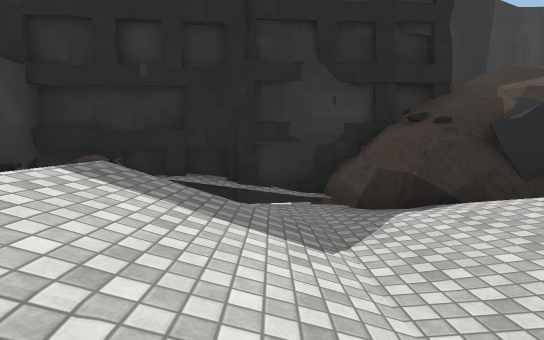
[1] (above)

16 first-person views from a walk through a scene from a Unity 3-D project. The camera is 1.3 m above the floor, tilts 2° down and sees 80° across. The floor is counted in squares, 2 m on a side. Each view is taken from the middle of a square. On the plan, view 1 faces up. The plan holds only what a view shows up to about 10 squares ahead; the rest is blank. The place goes on beyond the plan. Some surface patterns are stand-ins.

[2]
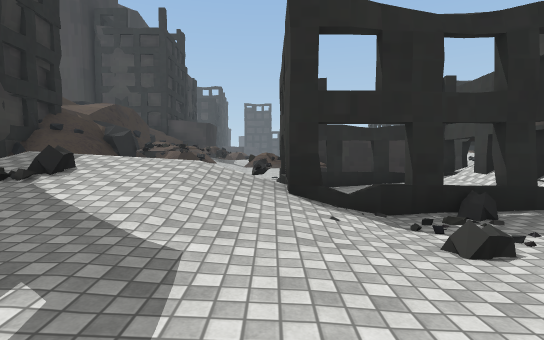

[3]
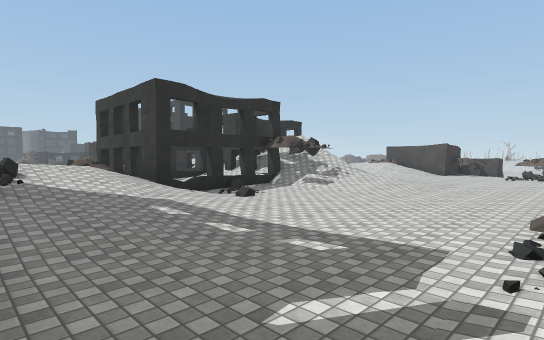

[4]
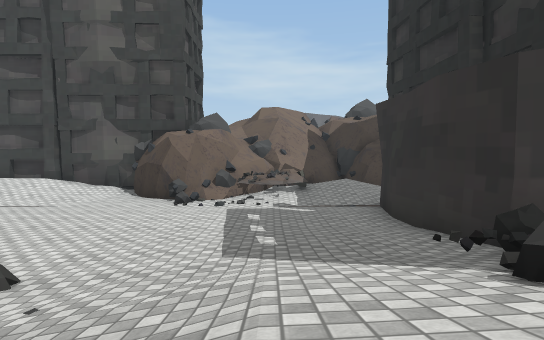

[5]
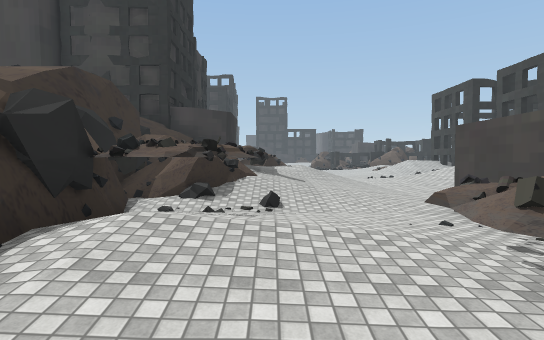

[6]
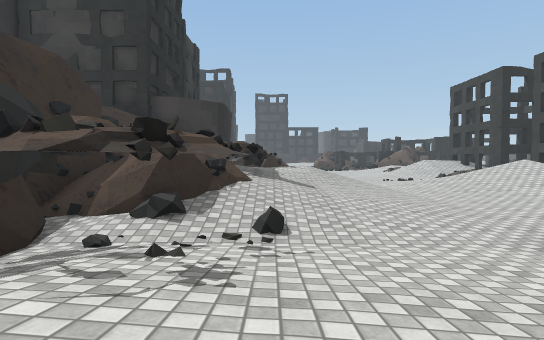

[7]
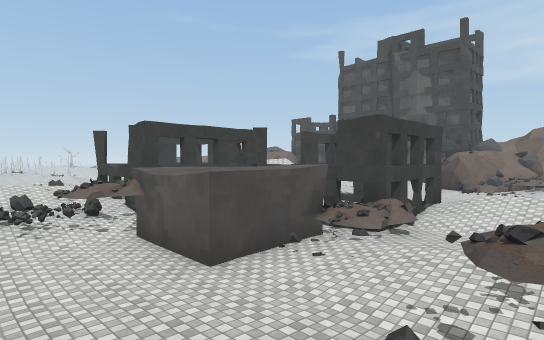

[8]
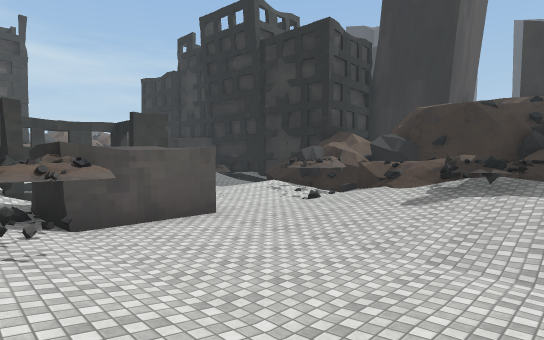

[9]
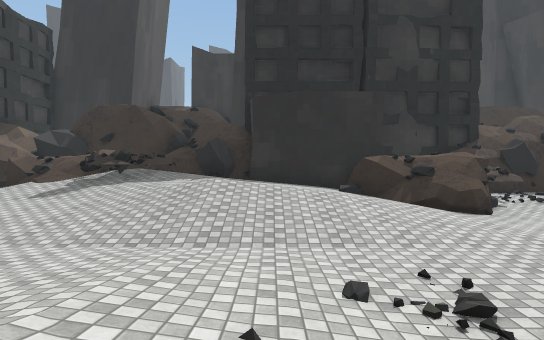

[10]
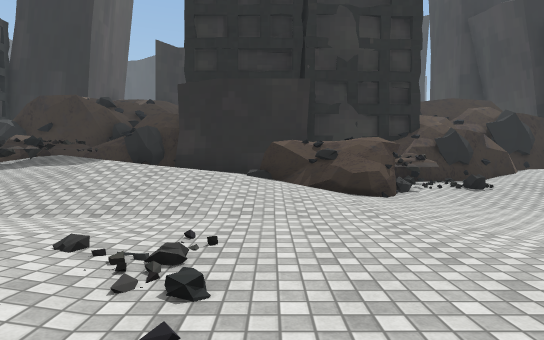

[11]
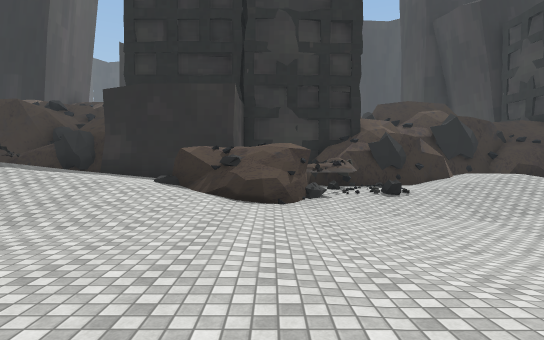

[12]
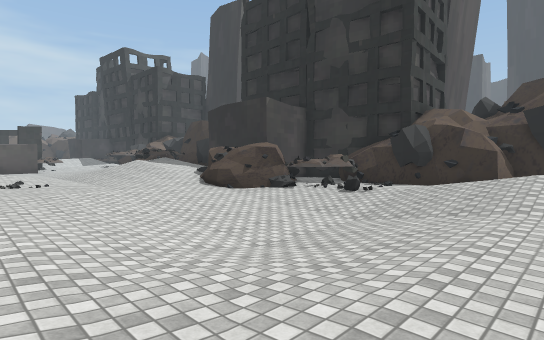

[13]
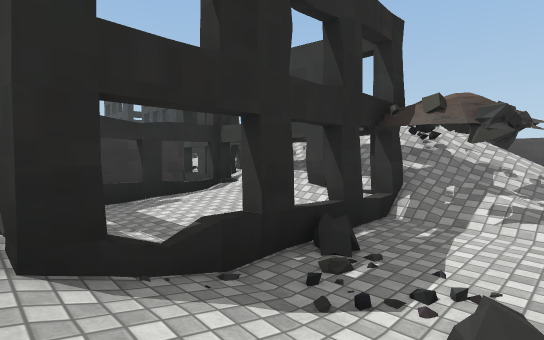

[14]
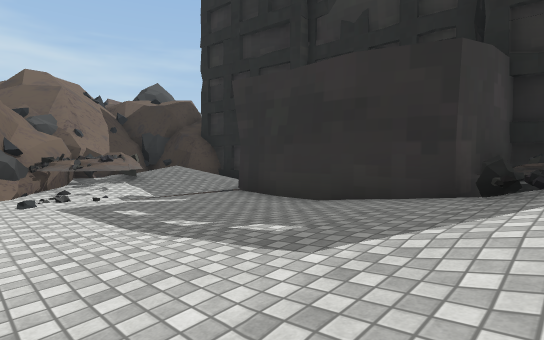

[15]
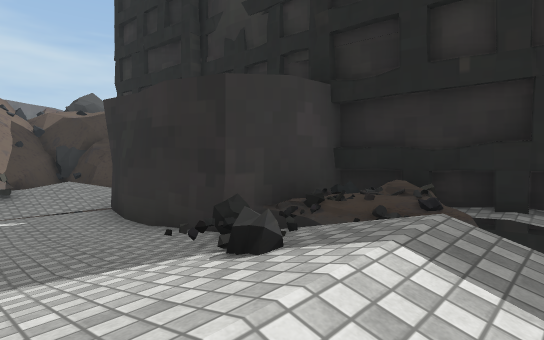

[16]
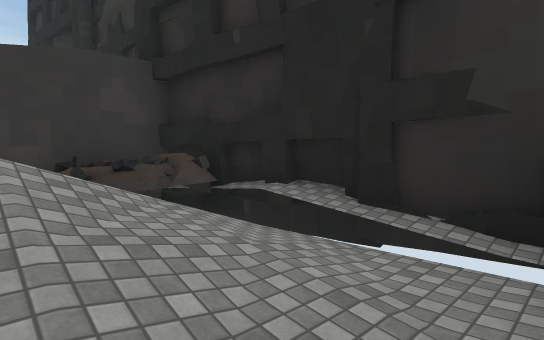

### Floor plan
Key: @ floor where view 1 was taken; # wall or solid block; . main floor; : floor 0.25 m higher than the main floor; - floor 0.25 m lower than the main floor; + floor 0.5 m higher than the main floor; _ floor 0.5 m lower than the main floor; * floor 0.75 m higher than the main floor; < floor 0.75 m lower than the main floor; % floor 1 m higher than the main floor; & floor 1.25 m higher than the main floor; / step, stairs or slope; ^ raised ledge; v drop or lower ground; H house; O other object.
Columns run from 11 left of view 1 to 24 right of it. Each row starts with its distance up from view 1.
  6  HH    HH#HH##    ####           ##
  5 HH     ##O:.########v#       #####*
  4 *+:##### //::^#OO#//v######  OO..:*
  3 **:...:O/&/+:+*OOO//#O/%**# #OOO.//
  2 /O:...:+*&/+:++:O:**O/%&%*###/---//
  1 #OO...::*//+::+:.::++/%&%*+//-_<<_-.
  0 ##O....:+HH@HHO...::::+**+:.--_<<_-.
 -1  #O......H:/HHOOO.....::::..--_<<_-.
 -2 ##.......H.:HHOOO.....::.....--__--.
 -3 #........H:::.OOO....::+:.....----..
 -4 /......:OHHHHHOOO.O::://+O..://:..:.
 -5 H+:...:/O///HHHHHOO++//// . /

Positions as (right, up) in squares from view 1, and headings:
1: (0, 0), facing up
2: (-6, 0), facing right
3: (-9, 3), facing down-right
4: (-1, 1), facing left
5: (0, 2), facing right
6: (2, 2), facing right
7: (8, 3), facing down-left
8: (11, -5), facing up-left
9: (13, -5), facing up
10: (15, -5), facing up
11: (17, -5), facing up
12: (24, -4), facing up-left
13: (-4, 0), facing down-right
14: (-3, -1), facing up-left
15: (-1, 1), facing up-left
16: (1, 3), facing up-left
